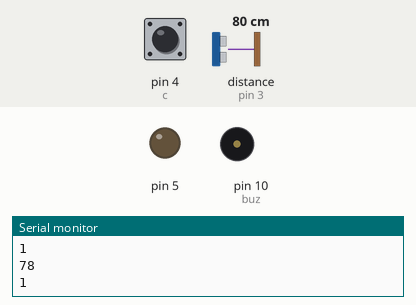
Recording of a sketch running on a simulated Arduino Uno, built with avr-gcc and run on an emulated ATmega328P. Shown: output pins drawn as LEDs (lit = HIGH), buzzer (waves = sounding), the last lines printed to the serial monitor. Wiring (inferred from the names in the program): ultrasonic range finder: trigger pin 2; echo pin 3. Inputs (shaded band) come from the test bench; at power-on: distance to the obstacle (sensor on pin 3) 80 cm, pin 4 (c) HIGH. The echo pulse lasts 58.3 µs per cm; pins used as bus, display or sensor lines are not drawn.

Above: at 1.2 s.
1.3 s: distance to the obstacle (sensor on pin 3) set to 23 cm
2.8 s: distance to the obstacle (sensor on pin 3) set to 18 cm
At 4.2 s:
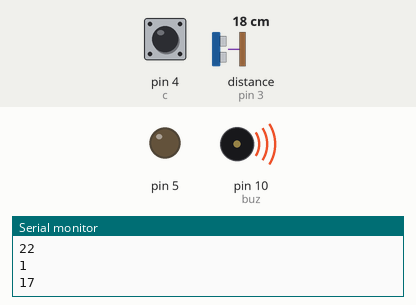
Timing chart, 0 to 10.3 s (numbered marks = the images above; inputs shaded):
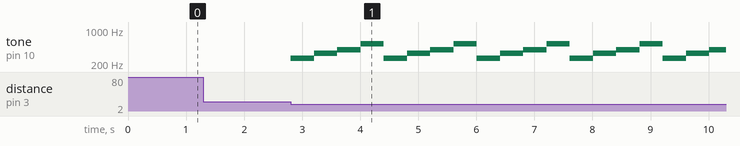

Measured:
- the behaviour switches between 21 and 20 cm on distance to the obstacle (sensor on pin 3) (found by bisection; images 0 and 1)
- after the input at 2.8 s, tone on pin 10 (buz): silent → 262 Hz at once, then repeats every 1.6 s: 330 Hz 0.40 s, 392 Hz 0.40 s, 523 Hz 0.40 s, 262 Hz 0.40 s

The sketch:

oasis.ino
```cpp
const int trigPin = 2;
const int echoPin = 3;
const int buz = 10;
const int c = 4;

void setup() {
  pinMode(c, INPUT_PULLUP);
  pinMode(trigPin, OUTPUT);
  pinMode(echoPin, INPUT);
  pinMode(5, OUTPUT);
  Serial.begin(9500);
}

void loop() {
  int c_in = digitalRead(c);
  Serial.println(c_in);

  digitalWrite(trigPin, HIGH);
  delayMicroseconds(10);
  digitalWrite(trigPin, LOW);

  int distance = pulseIn(echoPin, HIGH) * 17 / 1000;

  Serial.println(distance);

  // if (distance > 60 && distance < 100) {
  //   tone(buz, 2093, 800);
  //   delay(1000);
  // }
  // else if (distance <= 60 && distance > 30) {
  //   tone(buz, 2093, 800);
  //   delay(700);
  // }
  // else if (distance < 30 && distance > 10) {
  //   tone (buz, 2093, 800);
  //   delay(300);
  // }

  if (digitalRead(4) == HIGH) {
    if (distance > 5 && distance < 20) {
    tone(buz, 262, 1000);
    delay(400);

    tone(buz, 330, 1000);
    delay(400);

    tone(buz, 392, 1000);
    delay(400);

    tone(buz, 523, 1000);
    delay(400);

    // noTone(10);
    }

  // else {
  //   tone(buz, 2093, 800);
  //   delay(1500);
  //  }
  }


}
```
